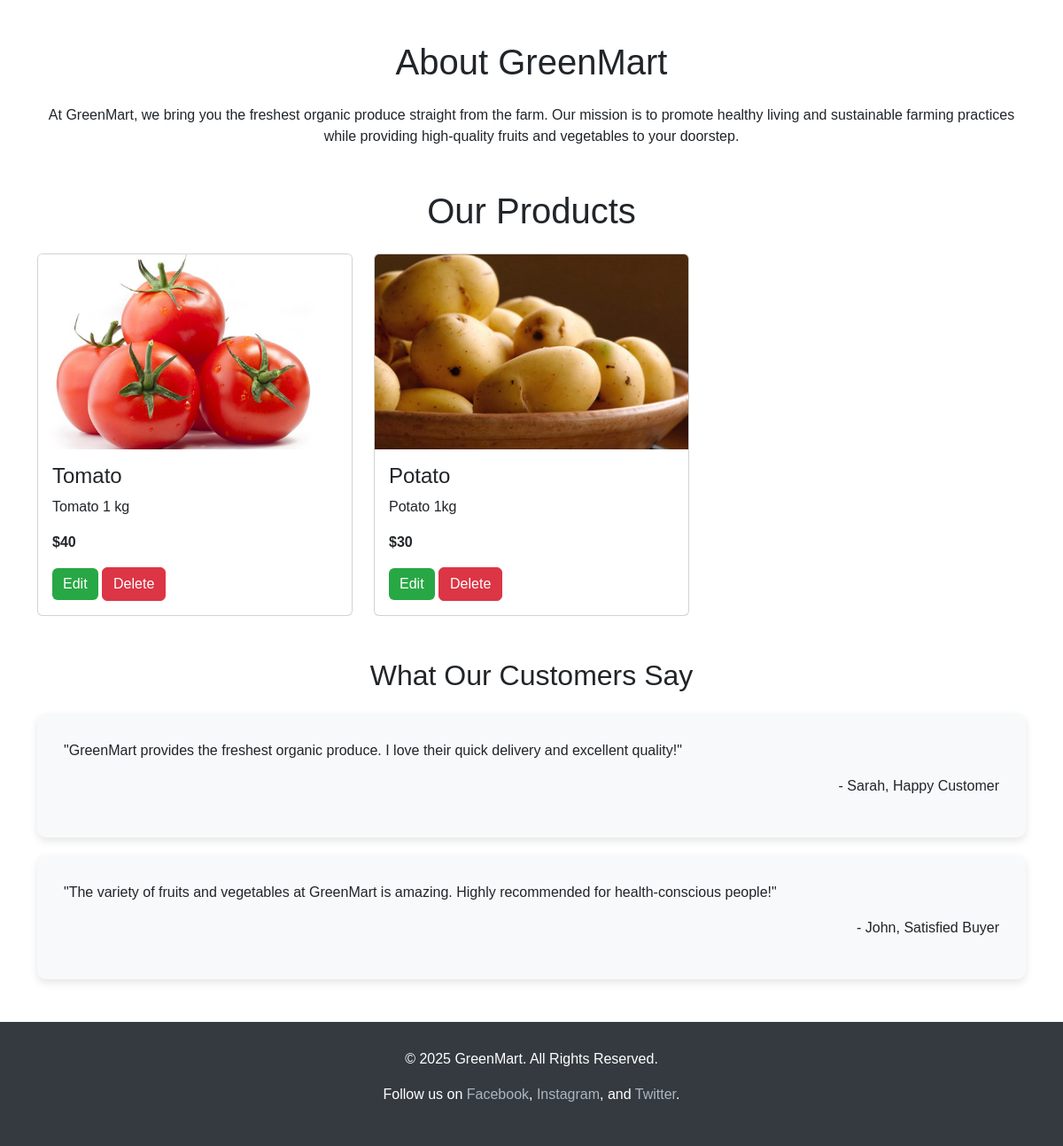
/shophome/ (lower part), run on an earlier commit of the app's database.
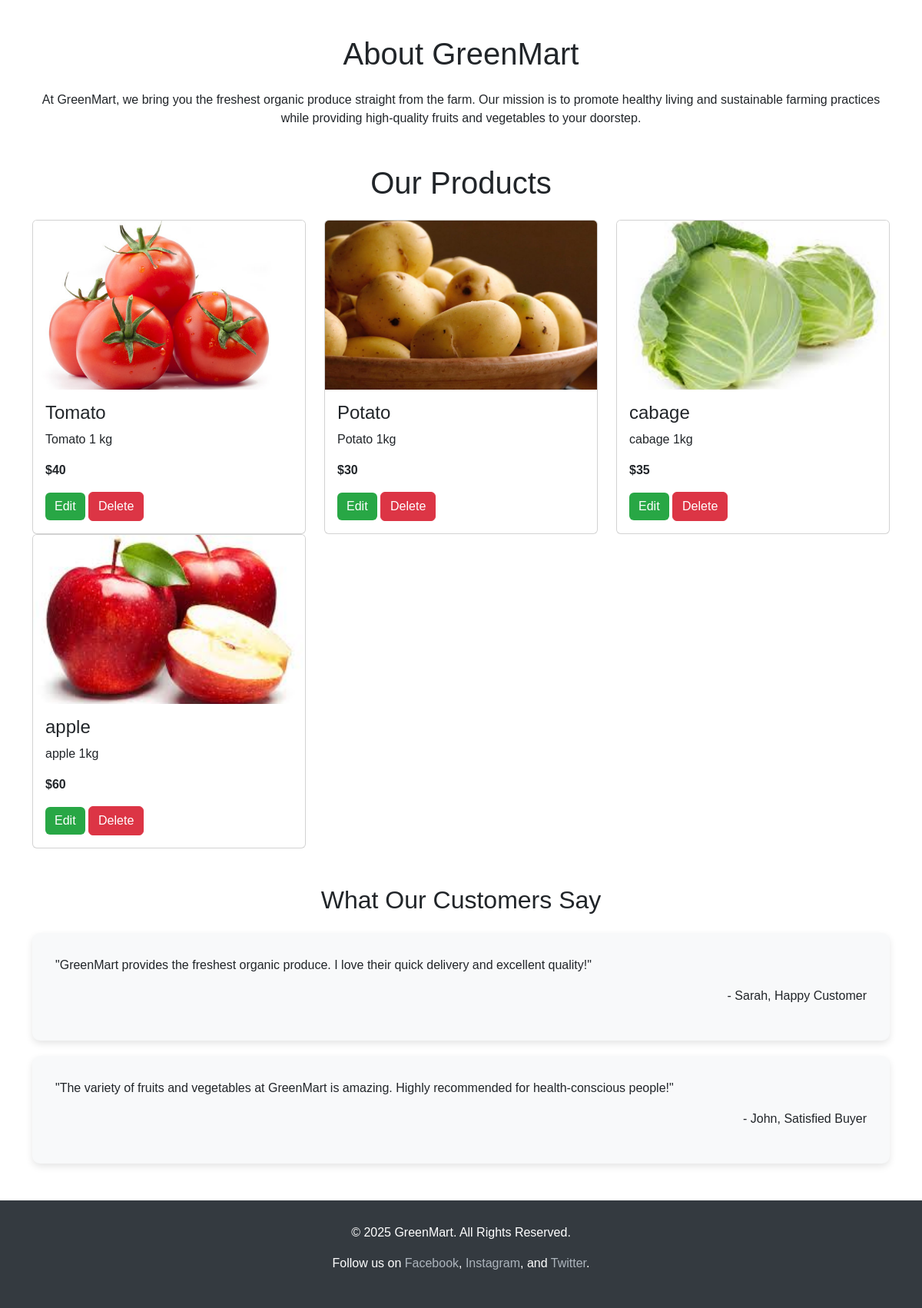
And on a later commit of the database.
### gm_app/models.py (models this page shows)
class Product(models.Model):
    pid=models.TextField()
    name=models.TextField()
    dis=models.TextField()
    offer_price=models.IntegerField()
    price=models.IntegerField()
    stock=models.IntegerField()
    category=models.ForeignKey(Category,on_delete=models.CASCADE)
    img=models.FileField()

### gm_app/views.py (the view)
# urls.py: path('shophome/', views.shophome, name='shophome'),
def shophome(request):
    products = Product.objects.all()
    categories = Category.objects.all()
    return render(request, 'shop/home.html', {'products': products, 'category': categories})

### templates/shop/home.html (shortened to what this page needs)
<!DOCTYPE html>
<html lang="en">
<head>
    {% load static %}
    <link href="https://cdn.jsdelivr.net/npm/bootstrap@5.3.3/dist/css/bootstrap.min.css" rel="stylesheet">
</head>
<body>
    <div class="container my-5">
        <h1 class="text-center mb-4">About GreenMart</h1>
        <p class="text-center">
            At GreenMart, we bring you the freshest organic produce straight from the farm. Our mission is to promote healthy living
            and sustainable farming practices while providing high-quality fruits and vegetables to your doorstep.
        </p>
    </div>
    <div class="container my-5">
        <h1 class="text-center mb-4">Our Products</h1>
        <div class="row">
            {% for pro in products %}
            <div class="col-md-4">
                <div class="card">
                    <img class="card-img-top" src="{{ pro.img.url }}" alt="{{ pro.name }}">
                    <div class="card-body">
                        <h4 class="card-title">{{ pro.name }}</h4>
                        <p class="card-text">{{ pro.dis }}</p>
                        <p class="card-text"><strong>${{ pro.offer_price }}</strong></p>
                        <a href="{% url 'edit_product' pro.pk %}" class="btn btn-primary">Edit</a>
                        <a href="deleteproduct/{{ pro.pk }}" class="btn btn-danger">Delete</a>
                    </div>
                </div>
            </div>
            {% endfor %}
        </div>
    </div>
    <div class="container my-5">
        <h2 class="text-center mb-4">What Our Customers Say</h2>
        <div class="testimonial">
            <p>"GreenMart provides the freshest organic produce. I love their quick delivery and excellent quality!"</p>
            <p class="text-end">- Sarah, Happy Customer</p>
        </div>
        <div class="testimonial">
            <p>"The variety of fruits and vegetables at GreenMart is amazing. Highly recommended for health-conscious people!"</p>
            <p class="text-end">- John, Satisfied Buyer</p>
        </div>
    </div>
    <footer class="footer">
        <div class="container text-center">
            <p>&copy; 2025 GreenMart. All Rights Reserved.</p>
            <p>Follow us on
                <a href="#">Facebook</a>,
                <a href="#">Instagram</a>, and
                <a href="#">Twitter</a>.
            </p>
        </div>
    </footer>
</body>
</html>

What changed in the data, as far as the page shows it:
added Product: img (picture), name "cabage", dis "cabage 1kg", offer_price "35"
added Product: img (picture), name "apple", dis "apple 1kg", offer_price "60"
